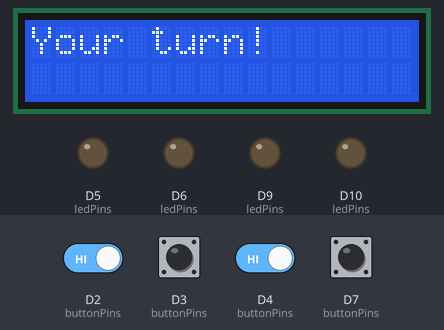
A program run on a simulated Arduino Uno R4 WiFi. On the bench: 16×2 character LCD, output pins drawn as LEDs (lit = HIGH). The test bench sets the inputs (shaded band); at power-on: D2 (buttonPins), D3 (buttonPins), D4 (buttonPins), D7 (buttonPins) HIGH. Random numbers use the default seed unless the program sets one.

Above: at 5.3 s.
5.4 s: D3 (buttonPins) pulled LOW for 0.15 s
At 6.5 s:
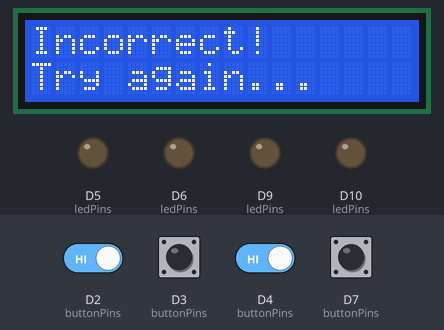
At 7.1 s:
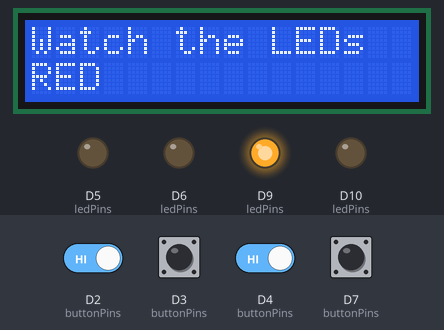
7.2 s: D2 (buttonPins) driven LOW and D4 (buttonPins) driven LOW
At 9.97 s:
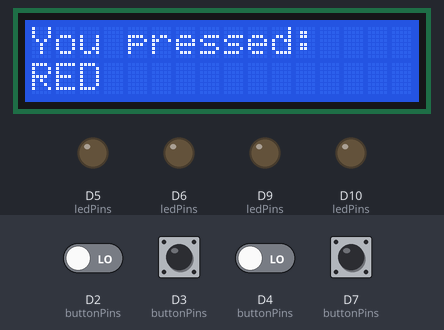
Timing chart, 0 to 16.2 s (numbered marks = the images above; inputs shaded):
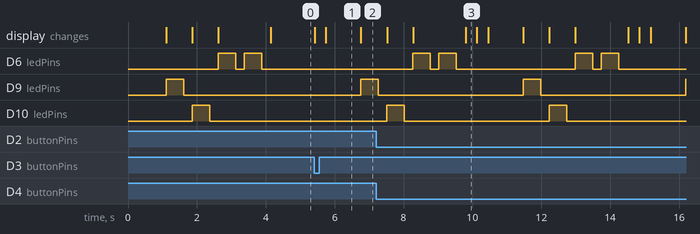

Measured:
- after the input at 5.4 s, D9 (ledPins): LOW → HIGH after 1.4 s; the display: first changes at once (image 1 shows a later state)
- by itself, D10 (ledPins): alternates HIGH for 0.51 s and LOW for 4.2 s
- what the display in image 1 shows lasts 1.1 s, from 5.7 s to 6.8 s

The program:

main.cpp
```cpp
#include <Arduino.h>
#include <Wire.h>
#include <LiquidCrystal_I2C.h>

// ---------------------------
// Pins (avoid conflicts with board macros)
const int MY_LED_RED = 9;
const int MY_LED_BLUE = 5;
const int MY_LED_GREEN = 6;
const int MY_LED_YELLOW = 10;

const int BTN_RED = 2;
const int BTN_BLUE = 3;
const int BTN_GREEN = 4;
const int BTN_YELLOW = 7;

// ---------------------------
// LCD
#define LCD_ADDRESS 0x27   // Change to 0x3F if needed
#define LCD_COLS 16
#define LCD_ROWS 2
LiquidCrystal_I2C lcd(LCD_ADDRESS, LCD_COLS, LCD_ROWS);

// ---------------------------
// Game Setup
const int SEQ_LEN = 4;
int sequence[SEQ_LEN];

// Arrays for LEDs and buttons
int ledPins[4] = {MY_LED_RED, MY_LED_BLUE, MY_LED_GREEN, MY_LED_YELLOW};
int buttonPins[4] = {BTN_RED, BTN_BLUE, BTN_GREEN, BTN_YELLOW};
const char* colorNames[4] = {"RED", "BLUE", "GREEN", "YELLOW"};

// Forward declarations
void flashSequence();
bool getUserInput();

// ---------------------------
// Setup
void setup() {
  Serial.begin(115200);

  // Initialize LEDs
  for (int i = 0; i < 4; i++) {
    pinMode(ledPins[i], OUTPUT);
    digitalWrite(ledPins[i], LOW);
  }

  // Initialize buttons
  for (int i = 0; i < 4; i++) {
    pinMode(buttonPins[i], INPUT_PULLUP);  // LOW when pressed
  }

  // Initialize LCD
  lcd.init();
  lcd.backlight();
  lcd.clear();
  lcd.setCursor(0,0);
  lcd.print("Press buttons in");
  lcd.setCursor(0,1);
  lcd.print("the sequence!");

  // Seed random
  randomSeed(analogRead(A0));

  // Generate random sequence
  for (int i = 0; i < SEQ_LEN; i++) {
    sequence[i] = random(0, 4);  // 0-3 = red, blue, green, yellow
  }

  delay(1000);
  flashSequence();
}

// ---------------------------
// Main Loop
void loop() {
  if (getUserInput()) {
    // Correct sequence
    lcd.clear();
    lcd.setCursor(0,0);
    lcd.print("Correct!");
    for (int i = 0; i < 4; i++) {
      digitalWrite(ledPins[i], HIGH); // turn all LEDs on
    }
    while(1); // Stop game
  } else {
    // Incorrect sequence
    lcd.clear();
    lcd.setCursor(0,0);
    lcd.print("Incorrect!");
    lcd.setCursor(0,1);
    lcd.print("Try again...");
    delay(1000);
    flashSequence();
  }
}

// ---------------------------
// Flash LED sequence
// ---------------------------
void flashSequence() {
  lcd.clear();
  lcd.setCursor(0,0);
  lcd.print("Watch the LEDs");

  for (int i = 0; i < SEQ_LEN; i++) {
    int led = sequence[i];
    digitalWrite(ledPins[led], HIGH);
    lcd.setCursor(0,1);
    lcd.print(colorNames[led]);
    delay(500);
    digitalWrite(ledPins[led], LOW);
    delay(250);
  }

  lcd.clear();
  lcd.setCursor(0,0);
  lcd.print("Your turn!");
}

// ---------------------------
// Get user input and check sequence
// ---------------------------
bool getUserInput() {
  for (int i = 0; i < SEQ_LEN; i++) {
    bool pressed = false;
    while(!pressed) {
      for (int j = 0; j < 4; j++) {
        if (digitalRead(buttonPins[j]) == LOW) { // button pressed
          pressed = true;
          lcd.clear();
          lcd.setCursor(0,0);
          lcd.print("You pressed:");
          lcd.setCursor(0,1);
          lcd.print(colorNames[j]);
          delay(300);  // debounce and feedback
          if (sequence[i] != j) return false; // wrong button
        }
      }
    }
  }
  return true; // all correct
}
```
